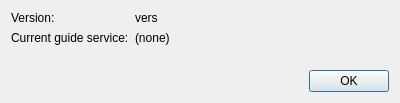
<?xml version="1.0" encoding="UTF-8"?>
<ui version="4.0">
 <class>AboutDialog</class>
 <widget class="QDialog" name="AboutDialog">
  <property name="geometry">
   <rect>
    <x>0</x>
    <y>0</y>
    <width>400</width>
    <height>103</height>
   </rect>
  </property>
  <property name="windowTitle">
   <string>About TV Guide</string>
  </property>
  <layout class="QVBoxLayout" name="verticalLayout">
   <item>
    <layout class="QFormLayout" name="formLayout">
     <item row="0" column="0">
      <widget class="QLabel" name="label">
       <property name="text">
        <string>Version:</string>
       </property>
      </widget>
     </item>
     <item row="0" column="1">
      <widget class="QLabel" name="version">
       <property name="text">
        <string>vers</string>
       </property>
      </widget>
     </item>
     <item row="1" column="0">
      <widget class="QLabel" name="label_2">
       <property name="text">
        <string>Current guide service:</string>
       </property>
      </widget>
     </item>
     <item row="1" column="1">
      <widget class="QLabel" name="serviceName">
       <property name="text">
        <string>(none)</string>
       </property>
      </widget>
     </item>
    </layout>
   </item>
   <item>
    <widget class="QDialogButtonBox" name="buttonBox">
     <property name="orientation">
      <enum>Qt::Horizontal</enum>
     </property>
     <property name="standardButtons">
      <set>QDialogButtonBox::Ok</set>
     </property>
    </widget>
   </item>
  </layout>
 </widget>
 <resources/>
 <connections>
  <connection>
   <sender>buttonBox</sender>
   <signal>accepted()</signal>
   <receiver>AboutDialog</receiver>
   <slot>accept()</slot>
   <hints>
    <hint type="sourcelabel">
     <x>248</x>
     <y>254</y>
    </hint>
    <hint type="destinationlabel">
     <x>157</x>
     <y>274</y>
    </hint>
   </hints>
  </connection>
  <connection>
   <sender>buttonBox</sender>
   <signal>rejected()</signal>
   <receiver>AboutDialog</receiver>
   <slot>reject()</slot>
   <hints>
    <hint type="sourcelabel">
     <x>316</x>
     <y>260</y>
    </hint>
    <hint type="destinationlabel">
     <x>286</x>
     <y>274</y>
    </hint>
   </hints>
  </connection>
 </connections>
</ui>
